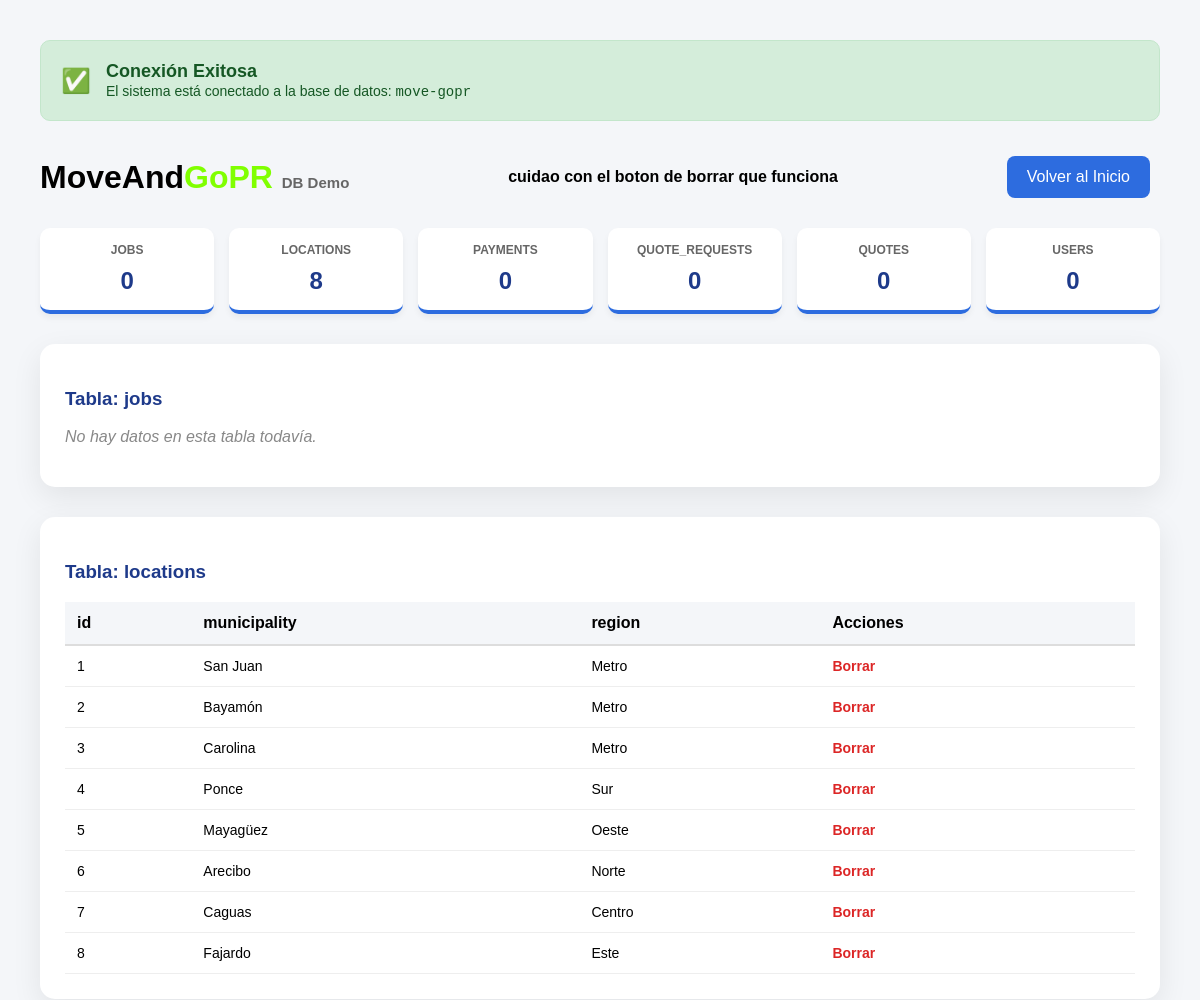
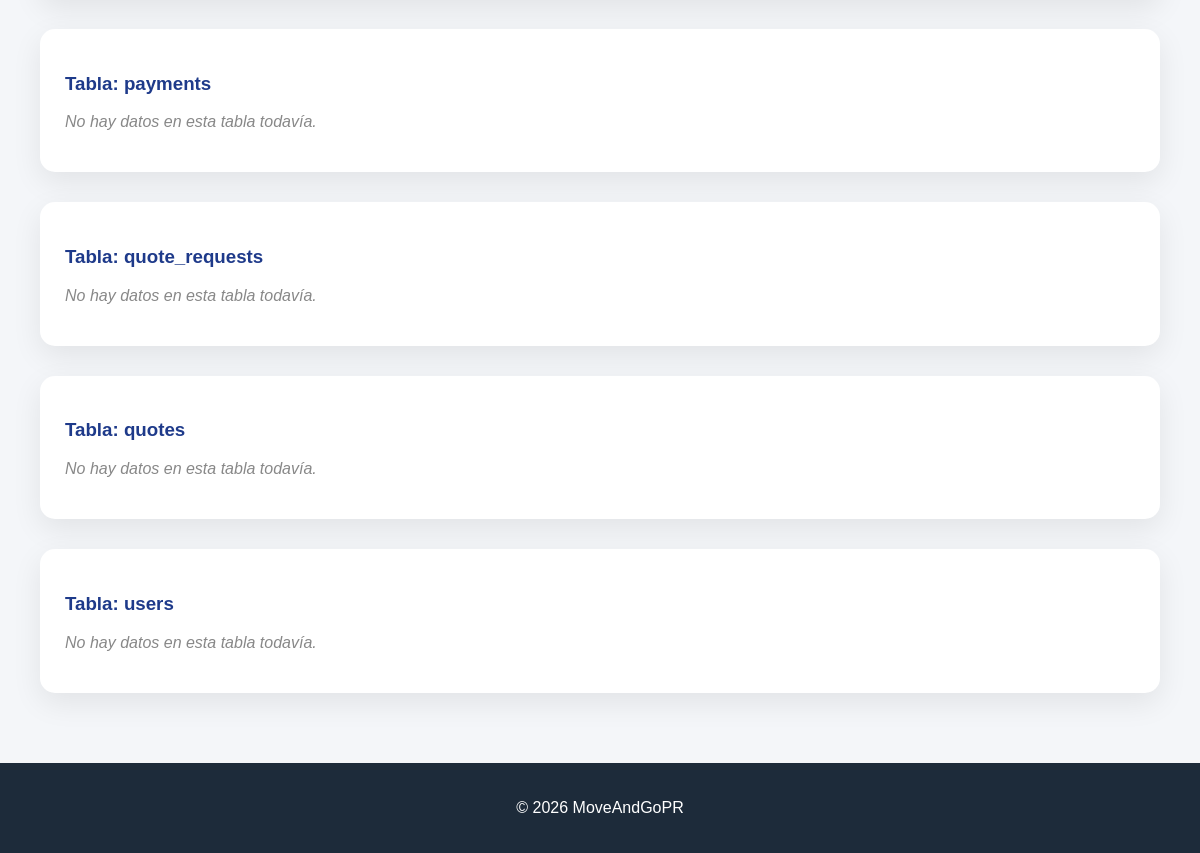
The page /db_test.php on the database its author committed (2 pictures, top to bottom).
### tables this page shows
CREATE TABLE `locations` (
  `id` smallint(5) UNSIGNED NOT NULL,
  `municipality` varchar(80) NOT NULL,
  `region` enum('Norte','Sur','Este','Oeste','Centro','Metro') NOT NULL
);

### config.php (called while the page is built, shortened)
<?php
$dbname = 'move-gopr';
?>

### db_test.php (the view, shortened to what this page needs)
<?php
require_once 'config.php';
$tableQuery = $pdo->query("SHOW TABLES");
$tables = $tableQuery->fetchAll(PDO::FETCH_COLUMN);
?>
<!DOCTYPE html>
<html lang="es">
<head>
    <link rel="stylesheet" href="style.css">
</head>
<body>
<div class="test-container">
   <?php if (isset($pdo)): ?>
        <div style="background: #d4edda; color: #155724; padding: 20px; border-radius: 10px; border: 1px solid #c3e6cb; margin-bottom: 25px; display: flex; align-items: center; gap: 15px;">
            <span style="font-size: 24px;">✅</span>
            <div>
                <strong style="display: block; font-size: 18px;">Conexión Exitosa</strong>
                <span style="font-size: 14px;">El sistema está conectado a la base de datos: <code><?php echo htmlspecialchars($dbname); ?></code></span>
            </div>
        </div>
    <?php else: ?>
        <div style="background: #f8d7da; color: #721c24; padding: 20px; border-radius: 10px; border: 1px solid #f5c6cb; margin-bottom: 25px;">
            <strong>❌ Error de Conexión:</strong> No se pudo encontrar la base de datos. Verifica tu archivo <code>config.php</code>.
        </div>
    <?php endif; ?>
    <header style="display: flex; justify-content: space-between; align-items: center; margin-bottom: 20px;">
        <h1 style="margin:0;">MoveAnd<span class="green">GoPR</span> <small style="font-size: 15px; color: #666;">DB Demo</small></h1>
        <b>cuidao con el boton de borrar que funciona</b>
        <div style="display: flex; gap: 10px;">
            <a href="index.php" class="btn blue">Volver al Inicio</a>
        </div>
    </header>
    <div class="stats-grid">
        <?php foreach ($tables as $table):
            $count = $pdo->query("SELECT count(*) FROM `$table`")->fetchColumn();
        ?>
            <div class="stat-card">
                <h4><?php echo $table; ?></h4>
                <p><?php echo $count; ?></p>
            </div>
        <?php endforeach; ?>
    </div>
    <?php foreach ($tables as $table): ?>
        <div class="db-card">
            <h3 style="color: #1e3a8a;">Tabla: <?php echo htmlspecialchars($table); ?></h3>
            <?php
            $stmt = $pdo->query("SELECT * FROM `$table` LIMIT 10");
            $rows = $stmt->fetchAll(PDO::FETCH_ASSOC);
            if ($rows): ?>
                <table>
                    <thead>
                        <tr>
                            <?php foreach (array_keys($rows[0]) as $col): ?>
                                <th><?php echo htmlspecialchars($col); ?></th>
                            <?php endforeach; ?>
                            <th>Acciones</th>
                        </tr>
                    </thead>
                    <tbody>
                        <?php foreach ($rows as $row): ?>
                            <tr>
                                <?php foreach ($row as $cell): ?>
                                    <td><?php echo htmlspecialchars($cell ?? 'NULL'); ?></td>
                                <?php endforeach; ?>
                                <td>
                                    <a href="?table=<?php echo $table; ?>&delete_id=<?php echo $row['id']; ?>"
                                       class="delete-link"
                                       onclick="return confirm('¿Seguro que quieres borrar esto?')">Borrar</a>
                                </td>
                            </tr>
                        <?php endforeach; ?>
                    </tbody>
                </table>
            <?php else: ?>
                <p style="color: #888; font-style: italic;">No hay datos en esta tabla todavía.</p>
            <?php endif; ?>
        </div>
    <?php endforeach; ?>
</div>
<?php include 'footer.php'; ?>
</body>
</html>

### footer.php (shortened to what this page needs)
<footer>
  <p>&copy; <?php echo date("Y"); ?> MoveAndGoPR</p>
</footer>

### style.css (style rules this page uses)
body { margin:0; font-family:Arial, sans-serif; background:#f4f6f9; }
.green { color:#80ff00; }
.btn { padding:12px 20px; margin:10px; border:none; border-radius:8px; cursor:pointer; text-decoration:none; display:inline-block; }
.blue { background:#2d6cdf; color:white; }
footer { text-align:center; padding:20px; background:#1d2b3a; color:white; }

### db_test.php (style rules this page uses)
.test-container { padding: 40px; max-width: 1200px; margin: auto; }
.stats-grid { display: grid; grid-template-columns: repeat(auto-fit, minmax(150px, 1fr)); gap: 15px; margin-bottom: 30px; }
.stat-card { background: white; padding: 15px; border-radius: 10px; text-align: center; border-bottom: 4px solid #2d6cdf; box-shadow: 0 4px 6px rgba(0,0,0,0.05); }
.stat-card h4 { margin: 0; color: #666; font-size: 12px; text-transform: uppercase; }
.stat-card p { font-size: 24px; font-weight: bold; margin: 10px 0 0 0; color: #1e3a8a; }
.db-card { background: white; padding: 25px; border-radius: 15px; margin-bottom: 30px; box-shadow: 0 10px 30px rgba(0,0,0,0.08); overflow-x: auto; }
table { width: 100%; border-collapse: collapse; margin-top: 15px; }
th { background: #f4f6f9; padding: 12px; text-align: left; border-bottom: 2px solid #ddd; }
td { padding: 12px; border-bottom: 1px solid #eee; font-size: 14px; }
.delete-link { color: #dc2626; text-decoration: none; font-weight: bold; }

### rows shown on the page
locations: id "1", municipality "San Juan", region "Metro"
locations: id "2", municipality "Bayamón", region "Metro"
locations: id "3", municipality "Carolina", region "Metro"
locations: id "4", municipality "Ponce", region "Sur"
locations: id "5", municipality "Mayagüez", region "Oeste"
locations: id "6", municipality "Arecibo", region "Norte"
locations: id "7", municipality "Caguas", region "Centro"
locations: id "8", municipality "Fajardo", region "Este"

### other values the page prints
$dbname "move-gopr"
$table "JOBS"
$count "0"
$table "LOCATIONS"
$count "8"
$table "PAYMENTS"
$table "QUOTE_REQUESTS"
$table "QUOTES"
$table "USERS"
$table "jobs"
$table "locations"
$col "id"
$col "municipality"
$col "region"
$table "payments"
